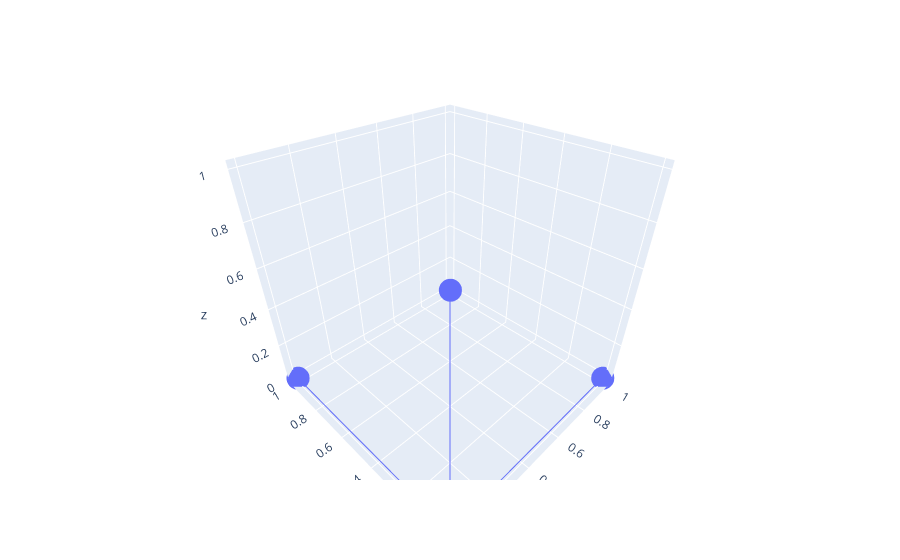

Notebook cell for this chart:
### Code cell
def plot3d(points, conn_map) :
    fig = go.Figure(
        data = [go.Scatter3d(
            x = points[conn_map][:, 0],
            y = points[conn_map][:, 1],
            z = points[conn_map][:, 2]
        )]
    )
    fig.update_layout(scene=dict(aspectmode='cube'))

    max_range = np.max(np.ptp(points, axis=0))
    xmin, ymin, zmin = points.min(axis=0)

    print(xmin, ymin, zmin)

    fig.update_layout(scene=dict(
        xaxis = dict(range=[xmin-0.1, xmin + max_range+ 0.1]),
        yaxis = dict(range=[ymin-0.1, ymin + max_range+ 0.1]),
        zaxis = dict(range=[zmin-0.1, zmin + max_range+ 0.1])
    ))

    layout = go.Layout(
        scene = dict(
            camera = dict(
                eye = dict(x=-1, y = -1, z = 1)
            )
        )
    )
    fig.layout = layout
    fig.show()

points = np.array([
    [0, 0, 0],
    [0, 0, 1],
    [0, 1, 0],
    [1, 0, 0]
])
conn_map = [0, 1, 0, 2, 0, 3, 0]

plot3d(points, conn_map)

### Figure 1 — Plotly figure (JSON) as saved in the notebook; plotly's stock layout.template omitted (floating-point values rounded to 4 significant figures)
{"data": [{"type": "scatter3d", "x": [0, 0, 0, 0, 0, 1, 0], "y": [0, 0, 0, 1, 0, 0, 0], "z": [0, 1, 0, 0, 0, 0, 0]}], "layout": {"scene": {"camera": {"eye": {"x": -1, "y": -1, "z": 1}}}}}
